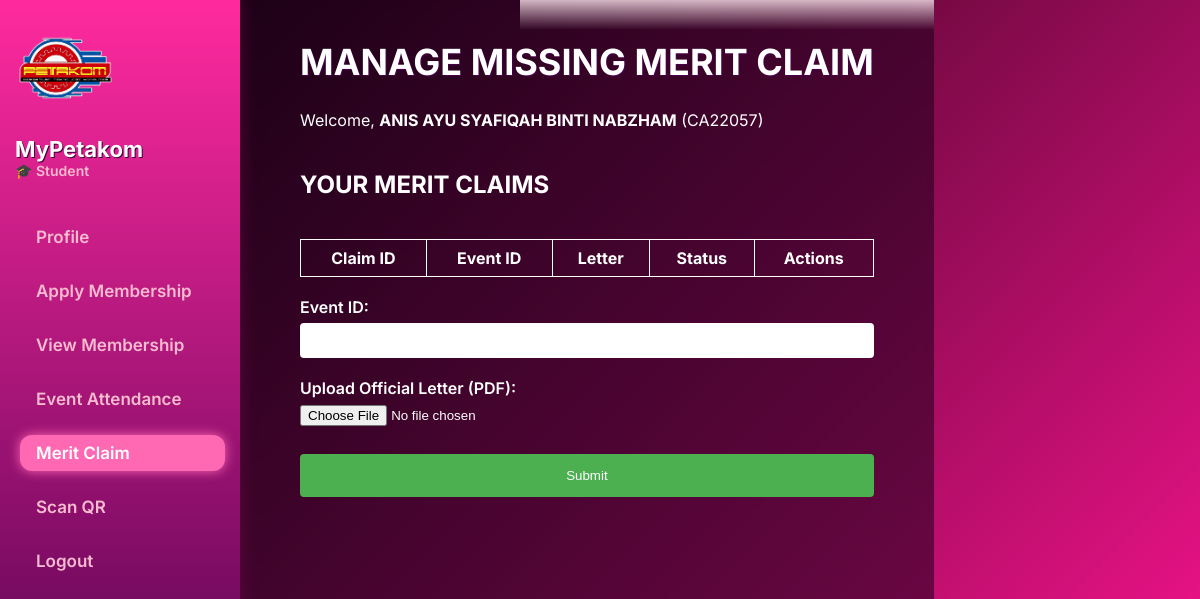
/Merit/MeritClaimStudent.php (signed in), run on an earlier commit of the app's database.
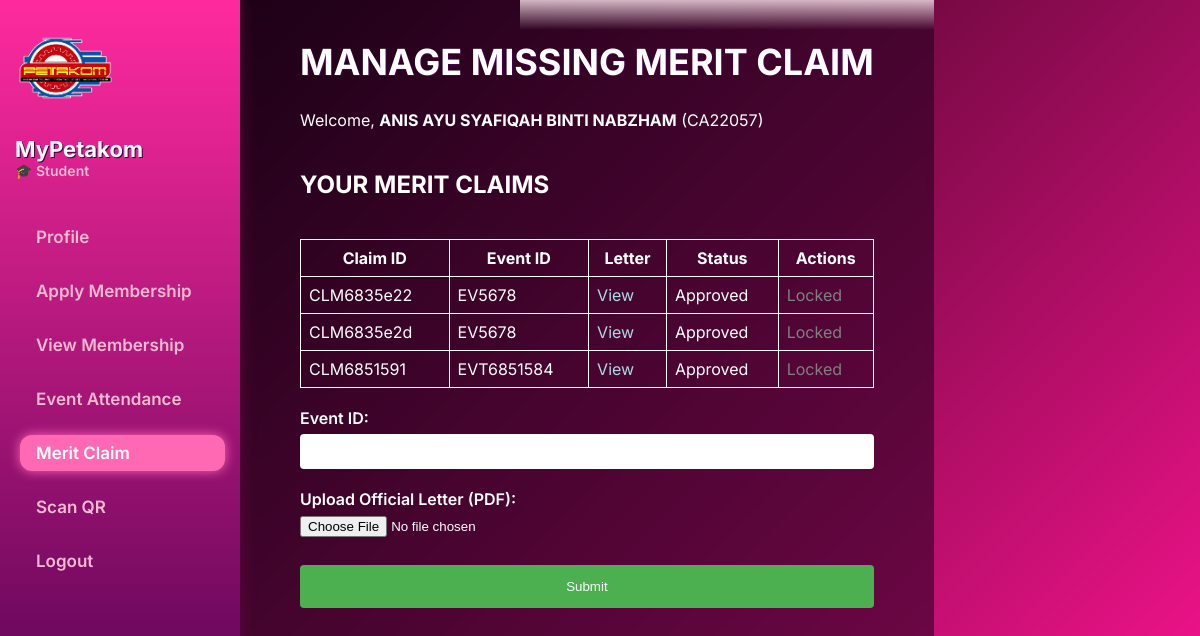
And on a later commit of the database.
### tables this page shows
CREATE TABLE `meritclaim` (
  `claimID` varchar(10) NOT NULL,
  `claimStatus` varchar(20) NOT NULL,
  `claimLetter` varchar(255) NOT NULL,
  `approval_date` datetime DEFAULT NULL,
  `approval_by` varchar(50) DEFAULT NULL,
  `eventID` varchar(10) NOT NULL,
  `studentID` varchar(10) NOT NULL
);

### Merit/MeritClaimStudent.php (the view, shortened to what this page needs)
<?php
require_once '../DB_mypetakom/db.php';
$email = $_SESSION['email'];
$name = "";
$student_id = "";
$sql = "SELECT studentName, studentID FROM student WHERE studentEmail = ?";
$stmt = $conn->prepare($sql);
$stmt->bind_param("s", $email);
$stmt->execute();
$stmt->bind_result($name, $student_id);
$sql = "SELECT * FROM meritclaim WHERE studentID = ?";
$stmt = $conn->prepare($sql);
$stmt->bind_param("s", $student_id);
$stmt->execute();
$result = $stmt->get_result();
?>
<!DOCTYPE html>
<html lang="en">
<head>
    <link rel="stylesheet" href="MeritClaimStudent.css" />
</head>
<body>
<aside class="sidebar">
    <div class="sidebar-header">
        <img src="/MyPetakom/petakom-logo.png" alt="PETAKOM Logo" class="logo" />
        <div class="sidebar-text">
            <h2>MyPetakom</h2>
            <p class="role-label">🎓 Student</p>
        </div>
    </div>
    <nav class="menu">
            <ul>
                <li><a href="../User/Profiles.php">Profile</a></li>
                <li><a href="../membership/applyMembership.php">Apply Membership</a></li>
                <li><a href="../membership/viewMembership.php">View Membership</a></li>
                <li><a href="../Attendance/event_register.php">Event Attendance</a></li>
                <li><a href="../Merit/MeritClaimStudent.php" class = "active">Merit Claim</a></li>
                <li><a href="../Merit/ScanQR.php">Scan QR</a></li>
                <li><a href="../ManageLogin/Logout.php">Logout</a></li>
            </ul>
    </nav>
</aside>
<main class="main-content">
    <header class="main-header">
        <h1>MANAGE MISSING MERIT CLAIM</h1><br>
        <p>Welcome, <strong><?php echo htmlspecialchars($name); ?></strong> (<?php echo htmlspecialchars($student_id); ?>)</p>
    <div class="claims-table">
        <h2>YOUR MERIT CLAIMS</h2></p>
        </header>
        <table border="1" cellpadding="5">
    <tr>
        <th>Claim ID</th>
        <th>Event ID</th>
        <th>Letter</th>
        <th>Status</th>
        <th>Actions</th>
    </tr>
    <?php while ($row = $result->fetch_assoc()): ?>
        <tr>
            <td><?= htmlspecialchars($row['claimID']) ?></td>
            <td><?= htmlspecialchars($row['eventID']) ?></td>
            <td><a href="uploads/<?= htmlspecialchars($row['claimLetter']) ?>" target="_blank">View</a></td>
            <td><?= htmlspecialchars($row['claimStatus']) ?></td>
            <td>
    <?php if ($row['claimStatus'] === 'Pending') { ?>
        <a href="EditClaim.php?id=<?= $row['claimID'] ?>">Edit</a>
        <a href="DeleteClaim.php?id=<?= $row['claimID'] ?>"
   class="delete-btn"
   data-id="<?= $row['claimID'] ?>">Delete</a>
    <?php } else { ?>
        <span style="color:gray;">Locked</span>
    <?php } ?>
</td>
        </tr>
    <?php endwhile; ?>
</table>
    </div><br>
    <div>
    <form method="POST" enctype="multipart/form-data">
    <label for="EID">Event ID:</label>
    <input type="text" id="EID" name="EventID" required><br><br>
    <label for="file-upload">Upload Official Letter (PDF): </label>
    <input id="file-upload" type="file" name="document" accept=".pdf" required><br><br>
    <input type="submit" value="Submit">
</form>
</div>
</main>
</body>
</html>

What changed in the data, as far as the page shows it:
added meritclaim: claimID "CLM6835e22", eventID "EV5678", claimStatus "Approved", shows "Locked"
added meritclaim: claimID "CLM6835e2d", eventID "EV5678", claimStatus "Approved", shows "Locked"
added meritclaim: claimID "CLM6851591", eventID "EVT6851584", claimStatus "Approved", shows "Locked"
